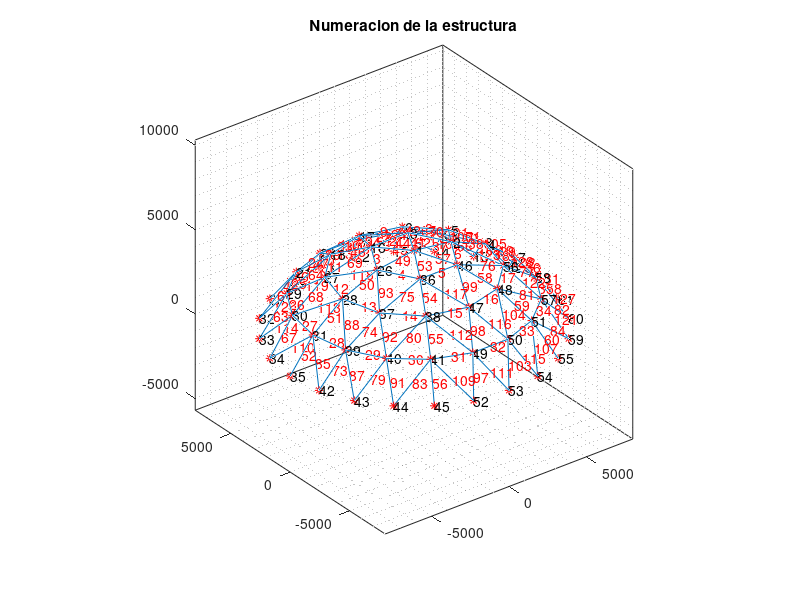
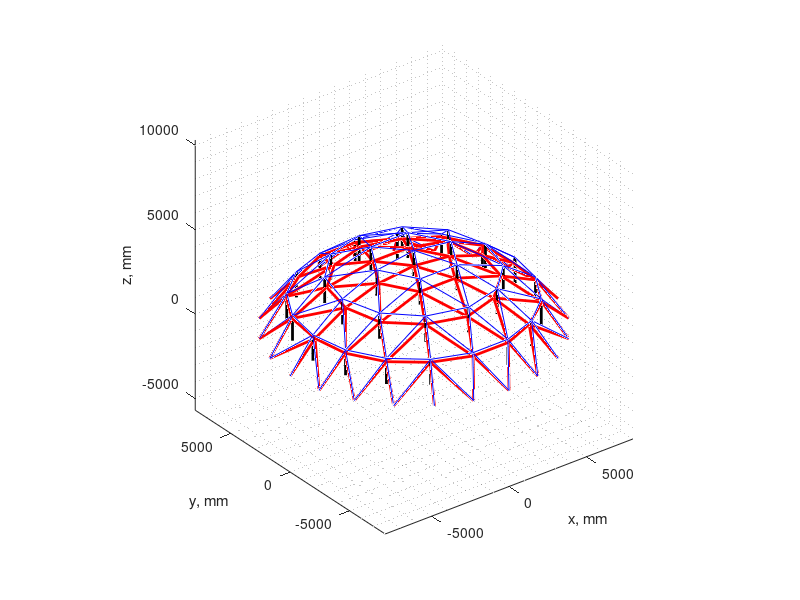

MATLAB code for these plots, in order:
clear, clc, close all

%% constantes
X = 1; Y = 2; Z = 3;

%% Unidades en kN y mm

% Cargar xnod y LaG
% xnod: coordenadas de cada nodo [x, y, z]
% LaG: local a global: matriz que relaciona nodos locales y globales
% fila = barra
% col1 = nodo global asociado a nodo local 1
% col2 = nodo global asociado a nodo local 2   
% (se lee la barra x va del nodo i al nodo j)
load domo;

A = 100;    % area barra (mm^2)
E = 205.8;  % modulo de elasticidad (kN/mm^2)

nno  = size(xnod,1); % numero de nodos (numero de filas de xnod)
nbar = size(LaG,1);  % numero de EFs (numero de filas de LaG)
ngdl = 3*nno;        % numero de grados de libertad (tres por nodo)

%% gdl: grados de libertad
% fila = nodo
% col1 = gdl en direccion x
% col2 = gdl en direccion y
% col3 = gdl en direccion z
gdl  = [(1:3:ngdl)' (2:3:ngdl)' (3:3:ngdl)']; % nodos vs grados de libertad

%% cargas aplicadas
nodos_cargados = [1:10 16:21 26:31 36:41 46:51 56:58];
dofs_cargados  = 3*nodos_cargados;  % cargas en la direccion z

f = zeros(ngdl, 1);
f(dofs_cargados) = -50/3; %kN


%% Se dibuja la estructura junto con su numeracion
figure; 
hold on;
box on
view(3)
for e = 1:nbar
   line(xnod(LaG(e,:),X), xnod(LaG(e,:),Y) , xnod(LaG(e,:),Z));
   
   % Calculo la posicion del centro de gravedad del triangulo
   cgx = (xnod(LaG(e,1),X) + xnod(LaG(e,2),X))/2;
   cgy = (xnod(LaG(e,1),Y) + xnod(LaG(e,2),Y))/2;   
   cgz = (xnod(LaG(e,1),Z) + xnod(LaG(e,2),Z))/2;      
   h = text(cgx, cgy, cgz, num2str(e)); set(h,'Color', [1 0 0]);
end
axis equal
grid minor
plot3(xnod(:,X), xnod(:,Y), xnod(:,Z), 'r*');
text(xnod(:,X), xnod(:,Y), xnod(:,Z), num2str((1:nno)'));
title('Numeracion de la estructura');

%% grados de libertad del desplazamiento conocidos (c) y desconocidos (d)
c = [31:45 64:75 94:105 124:135 154:165 175:183]';
d = setdiff(1:ngdl, c);

%% ensamblo la matriz de rigidez global
K = zeros(ngdl);   % separo memoria
Taxial = cell(nbar,1);
for e = 1:nbar  % para cada barra
   idx = [ gdl(LaG(e,1),:) gdl(LaG(e,2),:) ]; % saco los 6 gdls de la barra
   
   %{
     dxdydz = xnod(LaG(e,2), :) - xnod(LaG(e,1), :);
     L = norm(dxdydz); 
     l = dxdydz(1)/L;
     m = dxdydz(2)/L;
     n = dxdydz(3)/L;
   %}
   
   x1 = xnod(LaG(e,1), X);  x2 = xnod(LaG(e,2), X);
   y1 = xnod(LaG(e,1), Y);  y2 = xnod(LaG(e,2), Y);
   z1 = xnod(LaG(e,1), Z);  z2 = xnod(LaG(e,2), Z);
   
   L = sqrt((x2-x1)^2 + (y2-y1)^2 + (z2-z1)^2);
   l = (x2-x1)/L;
   m = (y2-y1)/L;
   n = (z2-z1)/L;

   TT = [ l*l l*m l*n
          m*l m*m m*n
          n*l n*m n*n ]; % = [l m n].'*[l m n]

       
	kbar = A*E/L;
   
   Taxial{e} = kbar*[ -l -m -n l m n ];
      
   %{   
   syms l m n

   T = [l m n 0 0 0
        0 0 0 l m n];

   Kloc = [ 1 -1
           -1  1 ];

   K = T.'*Kloc*T
   %}
      
   K(idx,idx) = K(idx,idx) + kbar*[TT -TT; -TT TT]; % sumo a K global
end

%%
% f = vector de fuerzas nodales equivalentes
% q = vector de fuerzas nodales de equilibrio del elemento
% a = desplazamientos

%| qd   |   | Kcc Kcd || ac |   | fd |  Recuerde que qc = 0
%|      | = |         ||    | - |    |
%| qc=0 |   | Kdc Kdd || ad |   | fc | 

% extraigo las submatrices y especifico las cantidades conocidas
Kcc = K(c,c); Kcd = K(c,d); fd = f(c);
Kdc = K(d,c); Kdd = K(d,d); fc = f(d);

% f = vector de fuerzas nodales equivalentes
% q = vector de fuerzas nodales de equilibrio del elemento
% a = desplazamientos
ac = zeros(length(c),1); % desplazamientos conocidos en contorno

%% resuelvo el sistema de ecuaciones
ad = Kdd\(fc-Kdc*ac);        % calculo desplazamientos desconocidos
qd = Kcc*ac + Kcd*ad - fd;   % calculo fuerzas de equilibrio desconocidas
a  = zeros(ngdl,1);   a(c) = ac;  a(d) = ad; % desplazamientos
q  = zeros(ngdl,1);   q(c) = qd;             % fuerzas nodales equivalentes

%% calculo las cargas axiales (N) en cada barra
axial = zeros(nbar,1);
for e = 1:nbar % para cada barra
   idx = [ gdl(LaG(e,1),:) gdl(LaG(e,2),:) ]; % saco los 6 gdls de la barra
   axial(e) = Taxial{e}*a(idx);
end;

%% imprimo los resultados
format short g
disp('Desplazamientos nodales                                                ');
disp('~~~~~~~~~~~~~~~~~~~~~~~~~~~~~~~~~~~~~~~~~~~~~~~~~~~~~~~~~~~~~~~~~~~~~~~');
vect_mov = reshape(a,3,nno)'; % vector de movimientos
for i = 1:nno
   fprintf('Nodo %3d: u = %12.4g mm, v = %12.4g mm, w = %12.4g mm\n', ...
      i, vect_mov(i,X), vect_mov(i,Y), vect_mov(i,Z));
end;

disp(' ');
disp('Fuerzas nodales de equilibrio (solo se imprimen los diferentes de cero)  ');
disp('~~~~~~~~~~~~~~~~~~~~~~~~~~~~~~~~~~~~~~~~~~~~~~~~~~~~~~~~~~~~~~~~~~~~~~~~~');
q = reshape(q,3,nno)';
for i = 1:nno   
   if ~isequal(q(i,:),[0 0 0])
      fprintf('Nodo %3d qx = %12.4g kN, qy = %12.4g kN, qz = %12.4g kN\n', ...
         i, q(i,X), q(i,Y), q(i,Z));
   end;
end;

disp(' ');
disp('Fuerzas axiales                    ');
disp('~~~~~~~~~~~~~~~~~~~~~~~~~~~~~~~~~~~');
for e = 1:nbar
   fprintf('Barra %3d: Axial = %12.4g kN, Esfuerzo = %12.4g kN/mm2\n', e, axial(e), axial(e)/A);
end;

%% Dibujar el domo, su deformada y las cargas

figure
hold on
view(3)
xdef = xnod + 50*vect_mov;
for e = 1:nbar
   plot3(xnod(LaG(e,1:2),X), xnod(LaG(e,1:2),Y), xnod(LaG(e,1:2),Z), 'b-');
   plot3(xdef(LaG(e,1:2),X), xdef(LaG(e,1:2),Y), xdef(LaG(e,1:2),Z), 'r-', 'LineWidth', 2);
end
xlabel('x, mm')
ylabel('y, mm')
zlabel('z, mm')
axis equal
grid minor
cargas_punt = 100*reshape(f,3,nno)'; % vector de movimientos
for i = 1:nno
   quiver3(xnod(i,X), xnod(i,Y), xnod(i,Z), ...
      cargas_punt(i,X), cargas_punt(i,Y), cargas_punt(i,Z), ...
      'k-', 'LineWidth',2, 'MaxHeadSize',0.5);
end

%%
return;

